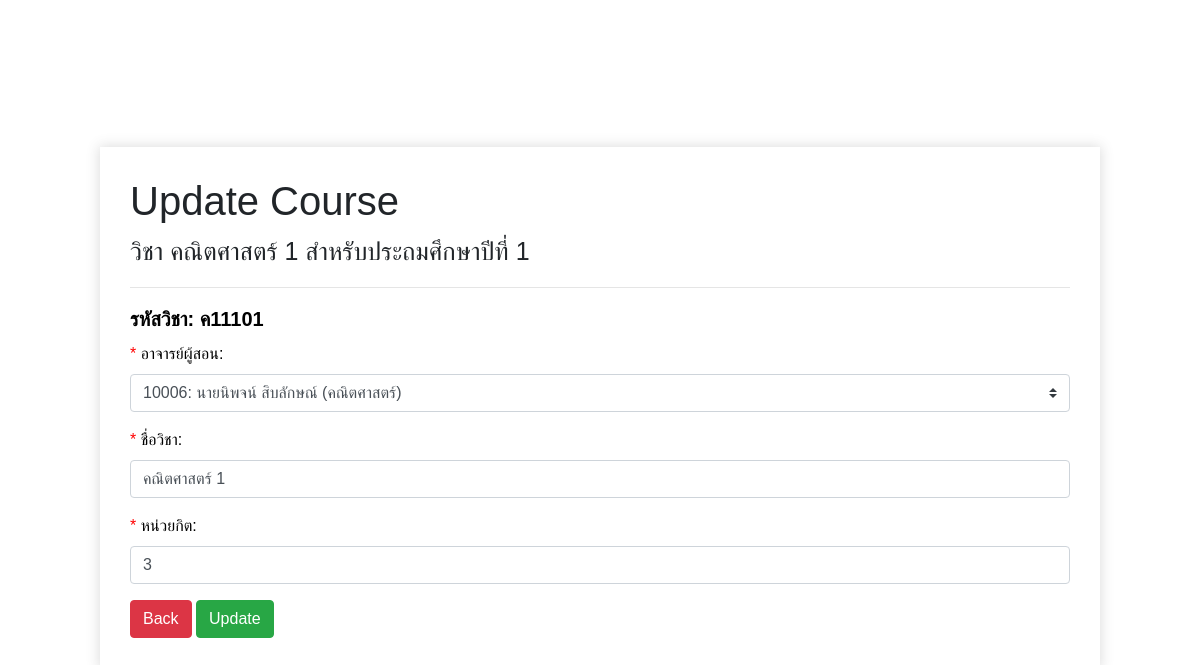
/school-docker/src/course_update.php?courseID=ค11101 (signed in), run on the app's committed database.
### tables this page shows
CREATE TABLE `course` (
  `courseid` char(6) NOT NULL,
  `grade` char(1) DEFAULT NULL,
  `program` text,
  `coursename` text,
  `credit` int NOT NULL,
  `teacherid` varchar(5) DEFAULT NULL
);

### school-docker/src/class/connect.php (called while the page is built, shortened)
<?php
class DMC {
    public $host   = 'db';
    public $user   = 'root';
    public $pass   = '123456';
    public $dbname = 'school';
    public $link;
    private function connectDB() {
        $this->link = new mysqli(
            $this->host,
            $this->user,
            $this->pass,
            $this->dbname
        );
        $this->link->set_charset("utf8");
    }
    public function select($query) {
        $result = $this->link->query($query) or
        die($this->link->error . __LINE__);
        if ($result->num_rows > 0) {
            return $result;
        } else {
            return false;
        }
    }
	public function fetch($query) {
		$result = $query->fetch_array();
        if ($result) {
            return $result;
        } else {
            return false;
        }
	}
}

### school-docker/src/class/teacher.php (called while the page is built, shortened)
<?php
    include 'connect.php';
    class Teacher {
        public function __construct(){
            $this->con = new DMC();
        }
        public function get_teacher_all() {
            return "SELECT * FROM teacher ORDER BY teacherID";
        }
        public function query_teacher($rows, $i) {
            $this->teacherID = $rows['teacherid'];
        }
    }
?>

### school-docker/src/class/course.php (called while the page is built, shortened)
<?php
    include 'class/teacher.php';
    class Course extends Teacher {
        public function get_course_id($id) {
            return "SELECT * FROM course WHERE courseid='$id'";
        }
        public function query_course($rows, $i) {
            $this->courseid = $rows['courseid'];
            $this->grade = $rows['grade'];
            $this->coursename = $rows['coursename'];
            $this->credit = $rows['credit'];
            $this->teacherid = $rows['teacherid'];
        }
    }
?>

### school-docker/src/course_update.php (the view, shortened to what this page needs)
<?php
  include 'class/course.php';
  $course = new Course();
  $course->update_course();
?>
<!DOCTYPE html>
<html lang="th">
<head>
  <link rel="stylesheet" href="css/center.css">
  <link rel="stylesheet" href="css/course.css">
  </head>
  <body>
    <div id="page-container" style="margin-top: 15px; width: 90%;">
      <h1>Update Course</h1>
      <p style="font-size: 25px;">
      <?php
        $sql = $course->get_course_id($_GET["courseID"]);
        $qry = $course->con->select($sql);
        if ($qry) {
            $rows = $course->con->fetch($qry);
            $course->query_course($rows, $course->i);
            echo 'วิชา '.$course->coursename.' สำหรับประถมศึกษาปีที่ '.$course->grade.'';
        }
        ;?></p>
        <hr>
        <?php
            if ($qry) {
                echo '<form name="myForm" action="course_update.php" method="post" enctype="multipart/form-data" onsubmit="return validateForm_update()">
                    <label for="stdid" style="color: black; font-size: 20px;"><b>รหัสวิชา: '.$course->courseid.'</b></label>
                    <input type="hidden" name="teacherID" id="teacherID" value="'.$course->courseid.'" />
                    <div class="form-group">
                    <span style="color:red;">* </span><label for="name" style="color: black">อาจารย์ผู้สอน:</label>
                    <select class="custom-select" id="inputGroupSelect04" onchange="insert_course_update()">
                    ';
                $sql = $course->get_teacher_all();
                $qry = $course->con->select($sql);
                if ($qry) {
                while ($rows = $course->con->fetch($qry)) {
                    $course->query_teacher($rows, $course->i);
                    if ($course->teacherID == $course->teacherid) {
                      echo '<option value="'.$course->teacherID.'" selected>'.$course->teacherID.': '.$course->title.''.$course->teafname.' '.$course->tealname.' ('.$course->group.')</option>';
                    } else {
                      echo '<option value="'.$course->teacherID.'">'.$course->teacherID.': '.$course->title.''.$course->teafname.' '.$course->tealname.' ('.$course->group.')</option>';
                    }
                }
            }
            echo '
            </select>
            <input type="hidden" id="tid" name="tid" value="'.$course->teacherid.'">
            </div>
            <div class="form-group">
                <span style="color:red;">* </span><label for="cname" style="color: black">ชื่อวิชา:</label>
                <input type="text" class="form-control" id="cname" placeholder="Course Name" value="'.$course->coursename.'" name="cname">
            </div>
            <div class="form-group">
                <span style="color:red;">* </span><label for="disease" style="color: black">หน่วยกิต:</label>
                <input type="text" class="form-control" id="credit" placeholder="หน่วยกิต" value="'.$course->credit.'" name="credit">
            </div>
            <a href="course.php" class="btn btn-danger" role="button">Back</a>
            <button type="submit" class="btn btn-success">Update</button>
            </form>';
        } else {
          echo '<h1 style="color: red;">Student Not found in database</h1>
          <a href="course.php" class="btn btn-danger" role="button">Back</a>';
        }?>
    </div>
  </body>
</html>

### school-docker/src/css/center.css (style rules this page uses)
body, html { font-family: Arial, Helvetica, sans-serif; margin: 0; height: 100%; display: flex; align-items: center; justify-content: center; }
#page-container { min-width: 1000px; padding: 30px; min-height: 0; -webkit-box-shadow: 0px 0px 12px 1px rgba(87, 87, 87, 0.2); box-shadow: 0px 0px 12px 1px rgba(87, 87, 87, 0.2); }

### school-docker/src/css/main.css (style rules this page uses)
body { margin: 0; font-family: Arial, Helvetica, sans-serif; }

### data on the page
course: coursename "คณิตศาสตร์ 1", grade "1", courseid "ค11101", cname "คณิตศาสตร์ 1", credit "3"

### other printed values
form field value "10006: นายนิพจน์ สิบลักษณ์ (คณิตศาสตร์)"
